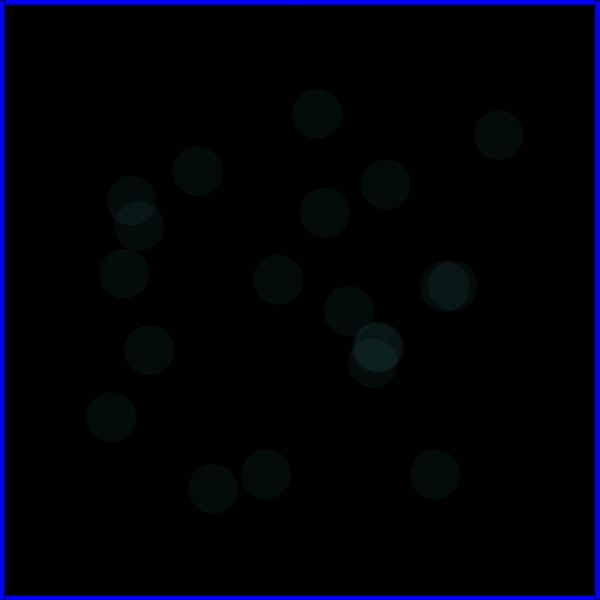
Frame 1 (no input)
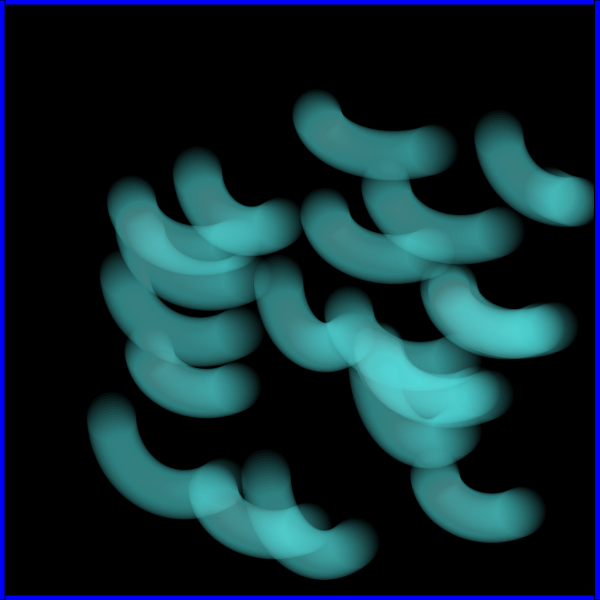
Frame 60 (no input)
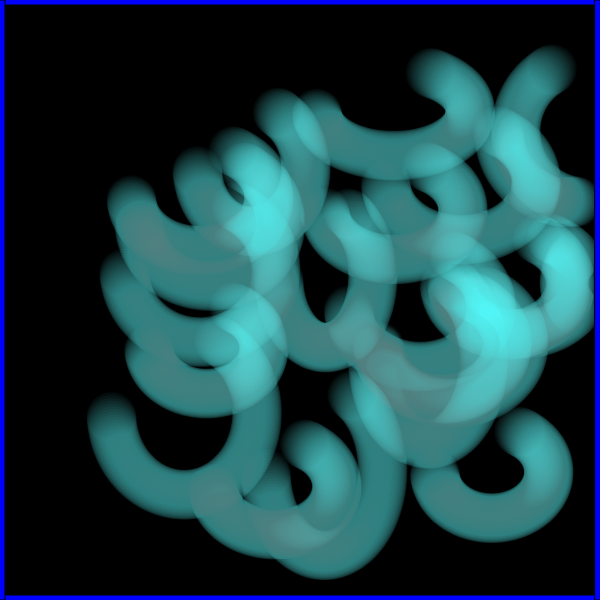
Frame 120 (the mouse pressed at the canvas centre since frame 60)

The p5.js sketch that drew these frames (run headless with seeded random() and noise() and a simulated clock; from frame 60 on, the mouse is pressed at the canvas centre):

// p5.js sketch
// ── sketch.js
var balls = [];

class Ball {
    constructor(_x, _y, _vx, _vy) {
        this.x = _x;
        this.y = _y;
        this.vx = _vx;
        this.vy = _vy;
        this.age = 0;
        this.rx = 50;
        this.ry = 50;
        this.randx = random(1, 3);
        this.randy = random(1, 3);
        this.levelx = 0;
        this.levely = 0;
        this.powerx = 1;
        this.powery = 1;
    }
    
    move() {
        // this.x = this.x + this.vx;
        // this.y = this.y + this.vy;

        this.x = this.x + this.vx*sin(frameCount*2);
        this.y = this.y + this.vy*cos(frameCount*2);

        // top
        if (this.y - this.ry/2 < 0) {
            this.vy = this.vy * -1;
            this.levely++;
        }

        // bottom
        if (this.y + this.ry/2 > height) {
            this.vy = this.vy * -1;
            this.levely++;
        }

        // left
        if (this.x - this.rx/2 < 0) {
            this.vx = this.vx * -1;
            this.levelx++;
        }
        
        // right
        if (this.x + this.rx/2 > width) {
            this.vx = this.vx * -1;
            this.levelx++;
        }


    }

    draw() {
        push();
        if (this.powerx > this.powery) {
            fill(255, 100, 100, 10 + this.powerx);
            // fill(255, 100, 100, 100 + 155* Math.abs(this.vx));
        } else {
            fill(100, 255, 255, 10 + this.powery);
            // fill(100, 255, 255, 100 + 155* Math.abs(this.vy));
        }
        noStroke();
        ellipse(this.x, this.y, this.rx, this.ry);
        pop();
    }

    getAge() {
        // if (frameCount % 50 == 0) {
            // this.age++;
            // console.log("age: " + this.age);

            if (this.levelx > 6) {
                // console.log("grow x");
                if (this.powerx < 255) this.powerx += 1;
                this.levelx = 0;
                if (this.rx < 120) this.rx+=1;
            }

            if (this.levely > 6) {
                // console.log("grow y");
                if (this.powery < 255) this.powery += 1;
                this.levely = 0;
                if (this.ry < 120) this.ry+=1;
            }



        // }
    }
}

class Wall {
    constructor(_x, _y, _w, _h) {
        this.x = _x;
        this.y = _y;
        this.w = _w;
        this.h = _h;
    }

    draw() {
        push();
        rectMode(CENTER);
        fill(0, 0, 255, 255);
        rect(this.x, this.y, this.w, this.h);
        pop();

    }
}

function setup() {
    createCanvas(600, 600);
    angleMode(DEGREES);
    for (let i = 0; i < 20; i++) {
        balls[i] = new Ball(random(100, width-100), random(100, height-100), random(1.5, 3), random(1.5, 3));
    }

    wall_top = new Wall(width/2, 0, width, 10);
    wall_bottom = new Wall(width/2, height, width, 10);
    wall_left = new Wall(0, height/2, 10, height);
    wall_right = new Wall(width, height/2, 10, height);

    background(0);
}

function draw() {
    background(0, 1);

    for (let i = 0; i < balls.length; i++) {
        balls[i].move();
        balls[i].draw();
        balls[i].getAge();
    }

    wall_top.draw();
    wall_bottom.draw();
    wall_left.draw();
    wall_right.draw();
}
